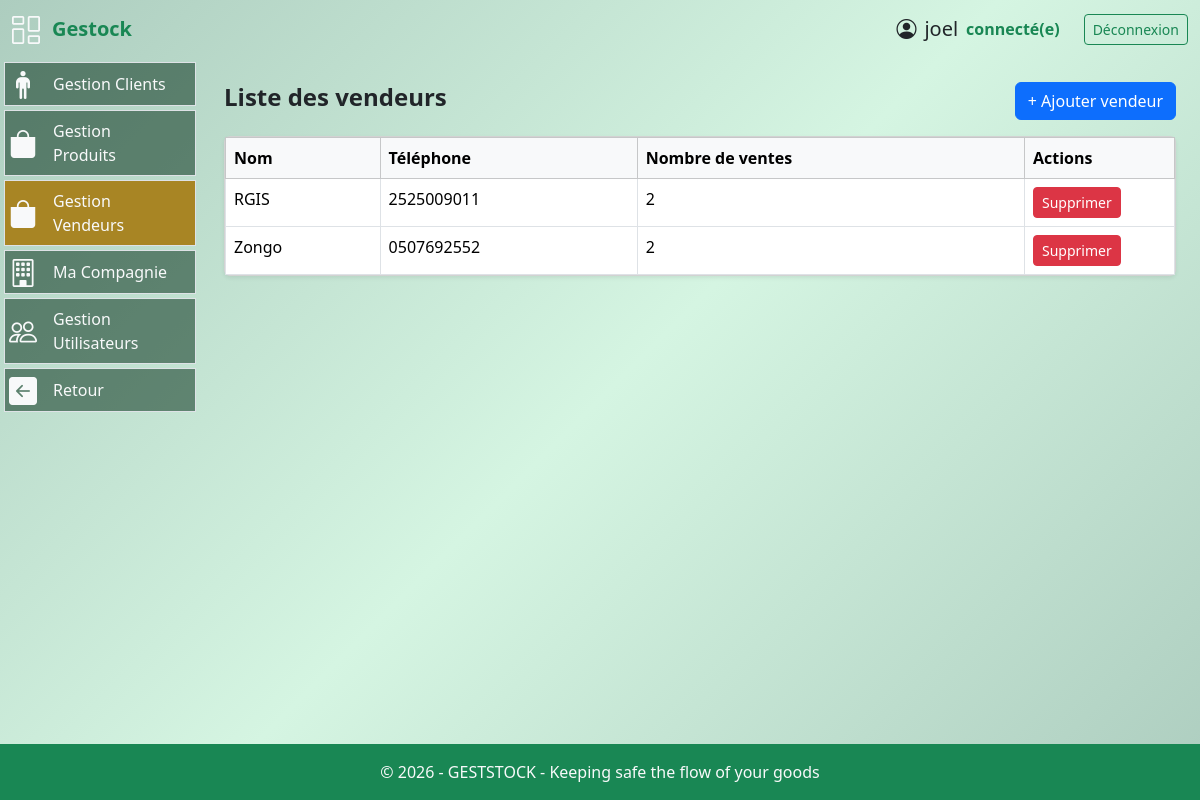
The page /gestion_materiel/vendeurs (signed in) on the database its author committed.
### models.py (models this page shows, shortened)
class User(UserMixin, db.Model):
  id = db.Column(db.Integer, primary_key=True)
  username = db.Column(db.String(64), index=True, nullable=False)
  email = db.Column(db.String(120), unique=True, nullable=False)
  password_hash = db.Column(db.String(256))
  role = db.Column(db.String(20), nullable=False, default='operateur')
  joined_at = db.Column(db.DateTime(), default = datetime.now(timezone.utc), index = True)
  must_change_password = db.Column(db.Boolean, default=False)
  __table_args__ = (
      db.UniqueConstraint('email', name='uq_user_email'),
  )

class Vendeur(db.Model):
    __tablename__ = "vendeur"
    id = db.Column(db.Integer, primary_key=True)
    nom = db.Column(db.String(100), nullable=False)
    telephone = db.Column(db.String(20), nullable=False)
    ventes = db.relationship("Vente", backref="vendeur", lazy=True)

### routes.py (the view)
@app.route("/gestion_materiel/vendeurs")
@login_required
def liste_vendeurs():
    vendeurs = (
        Vendeur.query
        .order_by(Vendeur.nom.asc())
        .all()
    )
    return render_template(
        "liste_vendeurs.html",
        vendeurs=vendeurs
    )

### routes.py (called while the page is built)
@app.after_request
def disable_cache(response):
    response.headers["Cache-Control"] = "no-store, no-cache, must-revalidate, private"
    response.headers["Pragma"] = "no-cache"
    response.headers["Expires"] = "0"
    return response

@login_manager.user_loader
def load_user(user_id):
    return User.query.get(int(user_id))

@app.context_processor
def utility_processor():
    def is_active(prefix):
        return request.endpoint and prefix in request.endpoint
    return dict(is_active=is_active)

### templates/liste_vendeurs.html (shortened to what this page needs)
{% extends "base.html" %}
{% block content %}
<div class="container mt-4">
    <div class="d-flex justify-content-between align-items-center mb-3">
        <h4 class="fw-bold">Liste des vendeurs</h4>
        <button class="btn btn-primary"
                data-bs-toggle="modal"
                data-bs-target="#modalVendeur">
            + Ajouter vendeur
        </button>
    </div>
    {% if vendeurs %}
    <div class="card shadow-sm">
        <div class="card-body p-0">
            <table class="table table-bordered table-hover mb-0">
                <thead class="table-light">
                    <tr>
                        <th>Nom</th>
                        <th>Téléphone</th>
                        <th>Nombre de ventes</th>
                        <th width="150">Actions</th>
                    </tr>
                </thead>
                <tbody>
                    {% for vendeur in vendeurs %}
                    <tr>
                        <td>{{ vendeur.nom }}</td>
                        <td>{{ vendeur.telephone }}</td>
                        <td>{{ vendeur.ventes|length }}</td>
                        <td>
                            <form method="POST"
                                  action="{{ url_for('supprimer_vendeur', vendeur_id=vendeur.id) }}"
                                  onsubmit="return confirm('Supprimer ce vendeur ?')">
                                <button type="submit"
                                        class="btn btn-sm btn-danger">
                                    Supprimer
                                </button>
                            </form>
                        </td>
                    </tr>
                    {% endfor %}
                </tbody>
            </table>
        </div>
    </div>
    {% endif %}
</div>
{% endblock %}

### templates/base.html (shortened to what this page needs)
<!DOCTYPE html>
<html lang="fr">
<head>
    <link rel="stylesheet" href="/static/style/styles.css">
    <link rel="stylesheet" href="{{ url_for('static', filename='css/bootstrap.min.css') }}">
    <link rel="stylesheet" href="{{ url_for('static', filename='style/styles.css') }}">
    <link rel="stylesheet" href="https://cdn.jsdelivr.net/npm/bootstrap-icons@1.11.3/font/bootstrap-icons.css">
</head>
<body class="d-flex flex-column min-vh-100 bg-gradient-success">
    <header class="container-fluid py-2">
        <div class="row align-items-between">
            <div class="col-2 gap-2 d-flex align-items-center">
                    <i class="bi bi-columns-gap text-light fs-3"></i>
                <span class="fs-5 px-1 fw-semibold text-success">
                    Gestock
                </span>
            </div>
            <div class="col-10 d-flex gap-4 justify-content-end align-items-center">
                {% if current_user.is_authenticated %}
                    <div class="d-flex justify-content-end align-items-center ">
                        <span class="fs-5 d-flex justify-content-end mx-2 align-items-center">
                            <i class="bi bi-person-circle fs-5 mx-2"></i>
                            {{ current_user.username }}
                        </span>
                        <span class="fs-6 fw-semibold text-success">connecté(e)</span>
                    </div>
                    <div>
                        <a href="{{ url_for('logout') }}" class="btn btn-sm btn-outline-success">
                            Déconnexion
                        </a>
                    </div>
                {% endif %}
            </div>
        </div>
    </header>
    <main class="container-fluid flex-fill">
            <div class="row">
                {% if current_user.is_authenticated %}
                {% if request.path.startswith('/gestion_materiel') %}
                <nav class="col-3 col-md-2 p-1">
                            {% set active_pages = ['paiement', 'produit', 'client', 'dashboard', 'transaction', 'facture', 'stock', 'user'] %}
                        <ul class="nav flex-column gap-1">
                            {% if current_user.role in ["admin","operateur"] %}
                            <li class="nav-item  px-1  {{ 'active bg-nav2' if is_active('client') else '' }}
                                bg-nav-hover bg-nav border d-flex flex-fill justify-content-start align-items-center">
                                <i class="bi bi-person-standing text-light fs-3"></i>
                                <a class="nav-link active text-light" href="{{ url_for('client') }}">Gestion Clients</a>
                            </li>
                            <li class="{{ 'active bg-nav2' if is_active('produit') else '' }} nav-item bg-nav-hover bg-nav px-1 border d-flex flex-fill justify-content-start align-items-center">
                                <i class="bi bi-bag-fill text-light fs-3"></i>
                                <a class="nav-link text-light" href="{{url_for('produit')}}">Gestion Produits</a>
                            </li>
                            <li class="{{ 'active bg-nav2' if is_active('liste_vendeurs') else '' }} nav-item bg-nav-hover bg-nav px-1 border d-flex flex-fill justify-content-start align-items-center">
                                <i class="bi bi-bag-fill text-light fs-3"></i>
                                <a class="nav-link text-light" href="{{url_for('liste_vendeurs')}}">Gestion Vendeurs</a>
                            </li>
                            {% endif %}
                            {% if current_user.role == "admin" %}
                            <li class="{{ 'bg-nav2' if is_active('compagnie') else '' }} nav-item bg-nav-hover bg-nav px-1 border d-flex flex-fill justify-content-start align-items-center">
                                <i class="bi bi-building fs-3 text-light"></i>
                                <a class="nav-link text-light" href="{{url_for('compagnie')}}">Ma Compagnie</a>
                            </li>
                            <li class="{{ 'bg-nav2' if is_active('user') else '' }} nav-item bg-nav-hover bg-nav px-1 border d-flex flex-fill justify-content-start align-items-center">
                                <i class="bi bi-people fs-3 text-light"></i>
                                <a class="nav-link text-light" href="{{url_for('user')}}">Gestion Utilisateurs</a>
                            </li>
                            {% endif %}
                            {% if current_user.role in ["admin","operateur"] %}
                            <li class="nav-item bg-nav-hover bg-nav px-1 border d-flex flex-fill justify-content-start align-items-center">
                                <i class="bi bi-arrow-left-square-fill text-light fs-3"></i>
                                {% if current_user.role == "admin" %}
                                <a class="nav-link text-light"  href="{{url_for('dashboard')}}">Retour</a>
                                {% else %}
                                <a class="nav-link text-light"  href="{{url_for('etat_stock')}}">Retour</a>
                                {% endif %}
                            </li>
                            {% endif %}
                        </ul>
                    </nav>
                    {% endif %}
                 {% endif %}
                  <section class="{% if current_user.is_authenticated %}col-9 col-md-10{% else %}col-12{% endif %}">
                     {% block content %}{% endblock %}
                  </section>
             </div>
    </main>
    <footer class="bg-success text-light text-center py-3 mt-auto">
        <p class="mb-0">© 2026 - GESTSTOCK - Keeping safe the flow of your goods </p>
    </footer>
</body>
</html>

### static/style/styles.css (style rules this page uses)
body,html { min-height: 100%; }
.bg-gradient-success { background: linear-gradient(135deg, #adcdbf, #d5f5e2, #adcdbf); }
.bg-nav { background-color: #113a248f; }
.bg-nav2 { background-color: #a88524; }

### rows shown on the page
User: username "joel"
Vendeur: nom "RGIS", telephone "2525009011", ventes|length "2"
Vendeur: nom "Zongo", telephone "0507692552", ventes|length "2"
